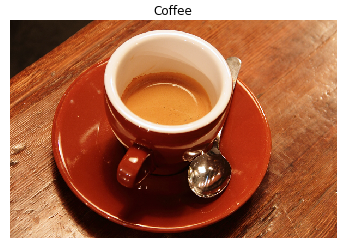
#> input picture Basic/images/coffee.PNG, 345 x 242 px, found by its file name
$ jupyter execute Intro.ipynb
#> lines starting #> are read from the running program, lines starting #| are printed output that depends on the picture
# Intro 2 image processing
Image processing is a method to perform operations on images, in order to enhance them or extract useful information, analyze it and make decisions.

By quantifying the information in images, we can make calculations. Image processing is a subset of computer vision.

There is a wide range of applications. Such as the analysis of medical images, artificial intelligence, image restoration, surveillance and many more.

The purpose of image processing can be divided into five groups.
1) Visualization: observe objects that are not visible.
2) Image sharpening and restoration: to create a better image.
3) Image retrieval: to seek for the image of interest.
4) Measurement of pattern: to measure objects.
5) Image Recognition: to distinguish objects in an image.

### Intro to scikit-image
scikit-image is an image processing library in Python that is easy to use. scikit-image makes use of Machine Learning with built-in functions, and can perform complex operations on images with just a few functions. We will use scikit-image throughout this course.

Let's get started with images! A digital image is an array, or a matrix, of square pixels (picture elements) arranged in columns and rows: in other words, a 2-dimensional matrix.

These pixels contain information about color and intensity.

Here's an example of the matrix for a 2D grayscale image.

Here we can see that the first image is a pixelated image. The numbers that we see on top of the following image next to the first one correspond to the intensity of each pixel in the image. So at the end, an image can be treated as an intensities matrix.

There are some testing-purpose images provided by scikit-image, in a module called data. If we want to load a colored image of a rocket, we can do so by: Importing data from skimage. And then from data, call a method named rocket.

2-dimensional color images are often represented in RGB—3 layers of 2-dimensional arrays, where the three layers represent Red, Green and Blue channels of the image.

Grayscale images only have shades of black and white. Often, the grayscale intensity is stored as an 8-bit integer giving 256 possible different shades of gray. Grayscale images don't have any color information.

RGB images have three color channels, while grayscaled ones have a single channel. We can convert an image with RGB channels into grayscale using the function rgb2gray() provided in the color module. We can also turn grayscale to RGB using gray2rgb().

During the course, we'll usually use a preloaded function called show image to display the images using Matplotlib. This way we can focus on image processing code. This is what the show image function looks like.

So if we want to show an image that we have converted to grayscale, we just need to pass the image as the first parameter of the "show_image" function and the title "Grayscale" as the second parameter. We will then see the image displayed in the console output.

### Is this gray or full of color?
Whats the main difference between the images shown below?

These images have been preloaded as coffee_image and coins_image from the scikit-image data module using:
```python
coffee_image = data.coffee()
coins_image = data.coins()
```

[cell 1]
import numpy as np
import matplotlib.pyplot as plt

[cell 2]
from skimage import io,data

coffee_image = io.imread('coffee.png')
#> coffee_image is the input picture: shape (242, 345, 4); mean R, G, B, A 172.3, 110.2, 80.9, 255
coins_image =  io.imread('coins.png')
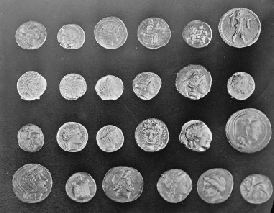
#> input picture Basic/images/coins.PNG, 274 x 213 px, found by its file name
#> coins_image is the input picture: shape (213, 274, 4); mean R, G, B, A 97, 97, 97, 255

[cell 3]
cof = data.coffee()
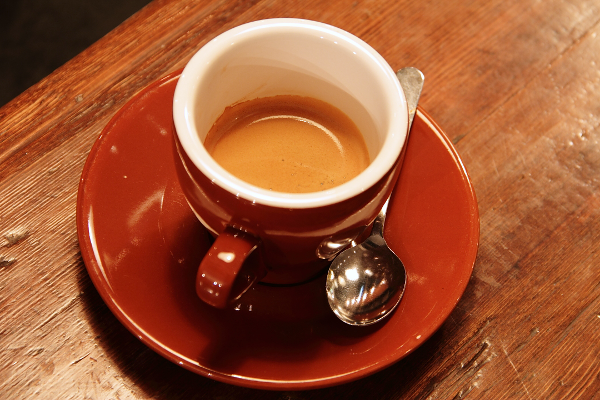
#> input picture skimage.data.coffee(), 600 x 400 px
#> cof is the input picture: shape (400, 600, 3); mean R, G, B 158.6, 85.8, 51.5
coi = data.coins()
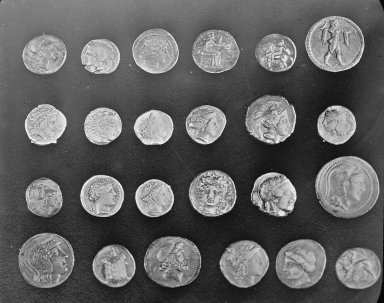
#> input picture skimage.data.coins(), 384 x 303 px
#> coi is the input picture: shape (303, 384); min 1, max 252, mean 96.9

[cell 4]
cof.shape
#> Out = (400, 600, 3)

[cell 5]
coi.shape
#> Out = (303, 384)

Observation: The coffee image is RGB-3 colored, that's why it has a 3 at the end, when displaying the shape (H, W, D) of it. While the coins image is grayscale and has a single color channel.

### RGB to grayscale
In this exercise you will load an image from scikit-image module data and make it grayscale, then compare both of them in the output.

[cell 6]
def show_image(image, title='Image', cmap_type='gray'):
    plt.imshow(image, cmap=cmap_type)
    plt.title(title)
    plt.axis('off')

[cell 7]
from skimage import data, color

# Load the rocket image
rocket = data.rocket()
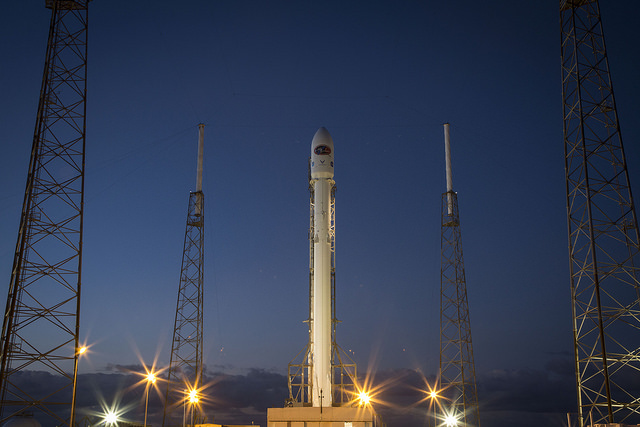
#> input picture skimage.data.rocket(), 640 x 427 px
#> rocket is the input picture: shape (427, 640, 3); mean R, G, B 52.3, 61.3, 82.3

# Convert the image to grayscale
gray_scaled_rocket = color.rgb2gray(rocket)
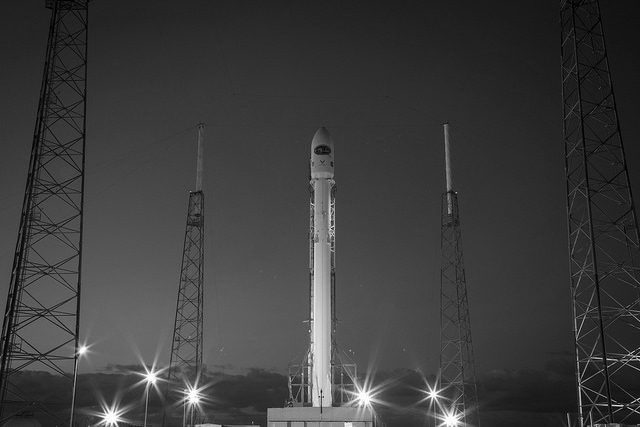
#> gray_scaled_rocket: shape (427, 640) float64; min 0, max 1, mean 0.239

# Show the original image
show_image(rocket, 'Original RGB image');

[cell 8]
# Show the grayscale image
show_image(gray_scaled_rocket, 'Grayscale image')
